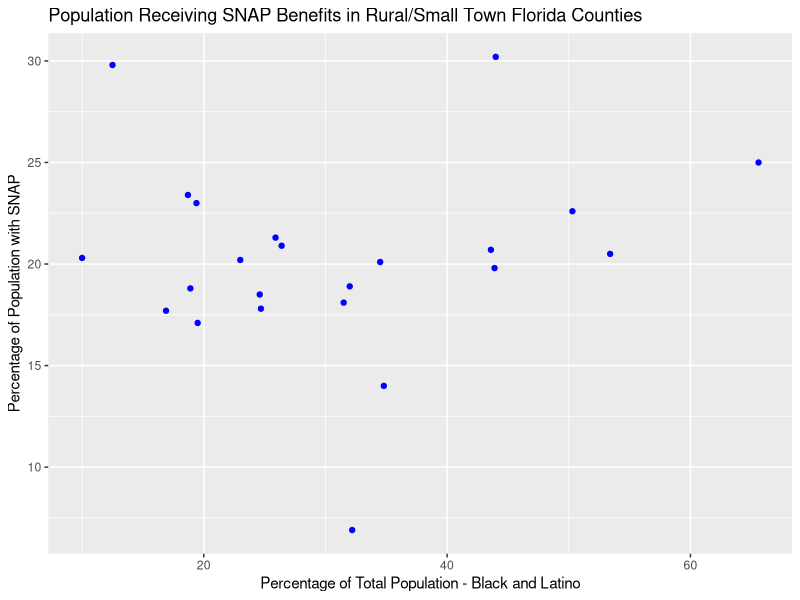

Write the R code that produced this figure.
## ---- chunk 1
library(tidyverse)
library(ggplot2)
snapdata <- read_csv("snap_hh_2019_5yr-2.csv")

rural.smallcounties <- snapdata %>%
  filter(`Metro/Small Town/Rural Status` %in% c("Rural area", "Small town") & State == "Florida") %>%
  rename(BlackPop = `Population Percentage - Black`,
         LatinoPop = `Population Percentage - Hispanic/Latino`) 

poverty <- read_csv("PovertyReport.csv")


poverty_snapflorida <- inner_join(poverty, rural.smallcounties, by = c("county" = "County"))

poverty_snapflorida <- poverty_snapflorida %>%
  select(county, total_est_pct3, under18_pct3, `Metro/Small Town/Rural Status`, `Percent with SNAP`, BlackPop, LatinoPop)

str(poverty_snapflorida)
poverty_snapflorida <- poverty_snapflorida |>
  mutate(pct_with_snap = as.numeric(gsub("%","",`Percent with SNAP`)),
         black_pop = as.numeric(gsub("%","",`BlackPop`)),
         latino_pop = as.numeric(gsub("%","",`LatinoPop`)))

poverty_snapflorida <- poverty_snapflorida %>%
  mutate(pop_blacklatino = black_pop + latino_pop)

poverty_snapflorida <- poverty_snapflorida %>%
   select(county, total_est_pct3, under18_pct3, `Metro/Small Town/Rural Status`, pct_with_snap, pop_blacklatino, black_pop, latino_pop) %>%
  rename(smalltown_rural = `Metro/Small Town/Rural Status`)
## ---- chunk 2

poverty_snapflorida %>%
  ggplot(aes(x = pop_blacklatino, y = pct_with_snap, color = county)) +
  geom_point(color = "blue") +
  geom_smooth(method = lm) +
  labs(title = "Population Receiving SNAP Benefits in Rural/Small Town Florida Counties",
       y = "Percentage of Population with SNAP",
       x = "Percentage of Total Population - Black and Latino")

## ---- chunk 3
library(broom)
library(knitr)

a1.lm <- lm(pct_with_snap ~ pop_blacklatino, poverty_snapflorida)

a1.lm %>%
  tidy() %>%
  kable(caption = "Coefficient Estimates for a Model Fitted to Estimate SNAP Participation by Population of Black and Latino",
        col.names = c("Predictor", "Estimate", "Std. Error", "Statistic", "P. Value"),
        digits = c(0, 2, 3, 2, 3))
